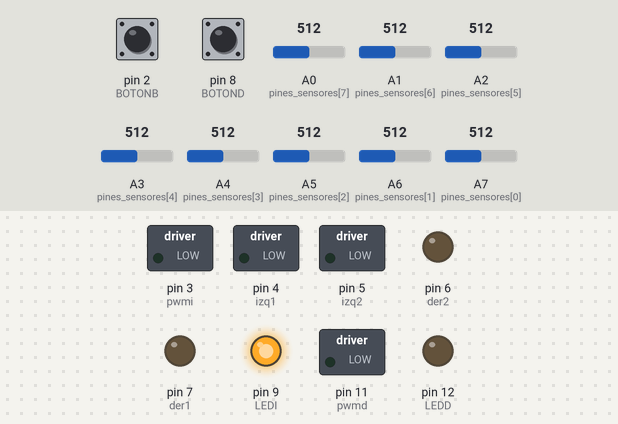
The sketch below on a simulated Arduino Nano, built with avr-gcc and run on an emulated ATmega328P. Parts: switched loads named in the sketch (green lamp = pin HIGH), output pins drawn as LEDs (lit = HIGH). The test bench sets the inputs (shaded band); at power-on: pin 2 (BOTONB) LOW, A0 (pines_sensores[7]) = 512, A3 (pines_sensores[4]) = 512, pin 8 (BOTOND) HIGH, A1 (pines_sensores[6]) = 512, A2 (pines_sensores[5]) = 512, A4 (pines_sensores[3]) = 512, A5 (pines_sensores[2]) = 512, A6 (pines_sensores[1]) = 512, A7 (pines_sensores[0]) = 512.

Above: at 0.8 s.
0.9 s: pin 2 (BOTONB) pulled HIGH for 3.2 s
At 1.6 s:
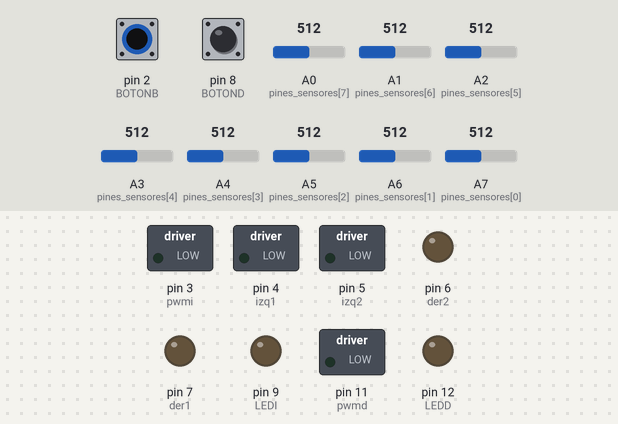
Timing chart, 0 to 6.6 s (numbered marks = the images above; inputs shaded):
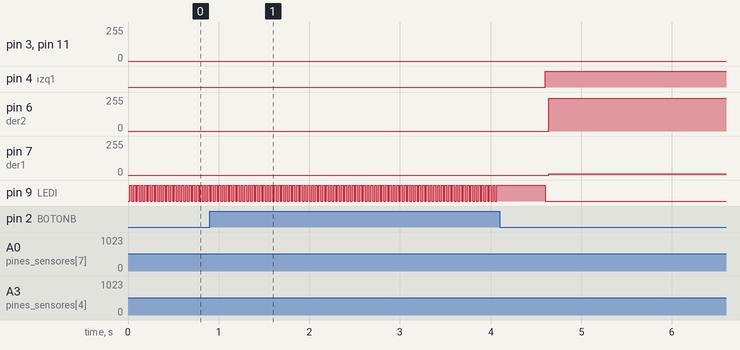

The sketch:

carrito_V1.2.ino
```cpp
/////////////SENSADO DE QTR8A////////////////////////////////////

const int pines_sensores[8] = {A7, A6, A5, A4, A3, A2, A1, A0};
int sensores[8];
int digital[8];
int lectura_fondo[8];
int lectura_linea[8];
int umbral[8];


/////////////////////////BOTONES Y LEDS//////////////////////////////////////

#define BOTOND   8 // Este es tu pin del YK04
#define BOTONB   2
#define LEDI     9
#define LEDD     12
///////////////////////MOTORES///////////////////////////////////////
#define pwmi     3   //PWM LEFT MOTOR
#define izq1     4   //LEFT1 MOTOR
#define izq2     5   //LEFT2 MOTOR

#define pwmd     11  //PWM RIGHT MOTOR
#define der1     7   //RIGHT1 MOTOR
#define der2     6   //RIGHT2 MOTOR
/////////////////////////////////////////////////////////////////
long int sumap, suma, pos, poslast, position;
////////////////////////////////////////////////////////////////////////
////////////////////////////PID/////////////////////////////////////////
////////////////////////////////////////////////////////////////////////
float KP=0.2;//constante proporcional
float KD=6;//constante derivativa
float KI=0.002;//constante integral
int vel=255;
int veladelante=200;//VELOCIDAD DEL FRENO DIRECCIÓN ADELANTE
int velatras=100;//VELOCIDAD DEL FRENO DIRECCIÓN ATRÁS

///datos para la integral///////////
int error1=0;
int error2=0;
int error3=0;
int error4=0;
int error5=0;
int error6=0;
///////////////////////////////////

///////////variable PID///////////////
int proporcional=0;
int integral=0;
int derivativo=0;
int diferencial=0;
int last_prop;
int setpoint=350;
////////////////////////////////////////////////////////////////////////
////////////////////////////////////////////////////////////////////////
void setup() {
  // Serial.begin(115200); // Comentado para ahorrar memoria y tiempo de CPU
  TCCR2B = TCCR2B & B11111000 | B00000011;
  pinMode(izq1,OUTPUT);
  pinMode(izq2,OUTPUT);
  pinMode(der1,OUTPUT);
  pinMode(der2,OUTPUT);
  pinMode(LEDI, OUTPUT);
  pinMode(LEDD, OUTPUT);
  pinMode(BOTOND, INPUT);
  pinMode(BOTONB, INPUT);
  digitalWrite(LEDI, 1);

  /////////////////Calibración de Fondo///////////////////////////////
  // Serial.println("Esperando boton para calibrar FONDO...");
  while(!digitalRead(BOTOND));

  // Serial.println("Calibrando fondo...");
  for(int i = 0; i < 50; i++){
    fondos();
    digitalWrite(LEDI, 0);
    delay(20);
    digitalWrite(LEDI, 1);
    delay(20);
  }

  /////////////////////Calibración de Línea/////////////////////////////////
  // Serial.println("Esperando boton para calibrar LINEA...");
  while(!digitalRead(BOTOND));

  // Serial.println("Calibrando linea...");
  for(int i = 0; i < 50; i++){
    lineas();
    digitalWrite(LEDI, 0);
    delay(20);
    digitalWrite(LEDI, 1);
    delay(20);
  }

  ////////////////////////Cálculo de Promedios/////////////////////////////
  // Serial.println("Calculando promedios (Umbrales)...");
  promedio();

// --- 4. Arranque ---
  // 1. Espera a que PRESIONES el botón del control
  while(!digitalRead(BOTONB));

  // 2. Espera a que SUELTES el botón del control (para evitar el auto-freno)
  while(digitalRead(BOTONB));

  // 3. Un pequeño delay de seguridad de medio segundo para que prepares la vista
  delay(500);

  digitalWrite(LEDI, 0);
}

///////////////////////////////////////////////////////////////////loop///////////////////////////////////////////
void loop() {
  // 1. BUCLE DE CARRERA
  while(true){
    int go = digitalRead(BOTONB);
    frenos();
    lectura();
    PID();

    // control remoto para detenerlo
    if(go == 1){
      motores(-20, -20);
      delay(50);
      break;
    }
  }

  // 2. BUCLE DE PARADA TOTAL
  while(true){
    motores(0, 0);
  }
}
///////////////////////////////////////////////////////////////////////////////////////////////////////////////////
// --------------------------------------------------------
// FUNCIONES DE CALIBRACIÓN
// --------------------------------------------------------

void fondos() {
  for(int i = 0; i < 8; i++){
    lectura_fondo[i] = analogRead(pines_sensores[i]);
    // Serial.print(lectura_fondo[i]);
    // Serial.print("\t");
  }
  // Serial.println(" ");
}

void lineas() {
  for(int i = 0; i < 8; i++){
    lectura_linea[i] = analogRead(pines_sensores[i]);
    // Serial.print(lectura_linea[i]);
    // Serial.print("\t");
  }
  // Serial.println(" ");
}

void promedio() {
  for(int i = 0; i < 8; i++){
    umbral[i] = (lectura_fondo[i] + lectura_linea[i]) / 2;
    // Serial.print(umbral[i]);
    // Serial.print("\t");
  }
  // Serial.println(" ");
}

// --------------------------------------------------------
// LECTURA PRINCIPAL
// --------------------------------------------------------

int lectura(void) {
  suma = 0;

  for(int i = 0; i < 8; i++){
    sensores[i] = analogRead(pines_sensores[i]);

    if(sensores[i] <= umbral[i]) {
      digital[i] = 0;
    } else {
      digital[i] = 1;
    }

    // Serial.print(digital[i]);
    // Serial.print("\t");

    suma += digital[i];
  }


  // Matemática de posición centrada a 8 sensores (Máximo 700)
  sumap = (700L * digital[0] + 600L * digital[1] + 500L * digital[2] + 400L * digital[3] +
           300L * digital[4] + 200L * digital[5] + 100L * digital[6] + 0L * digital[7]);

  if (suma != 0) {
    pos = sumap / suma;
  } else {
    pos = -1;
  }

  // Lógica de inercia (Centro es 350)
  if (poslast <= 350 && pos == -1) {
    pos = 0;
  }
  if (poslast >= 350 && pos == -1) {
    pos = 700;
  }

  if (pos != -1) {
    poslast = pos;
  }

  // Serial.print("-> Pos: ");
  return pos;
}

void PID(){
  proporcional=pos-setpoint;
  derivativo=proporcional-last_prop;
  integral=error1+error2+error3+error4+error5+error6;
  last_prop=proporcional;
  error6=error5;
  error5=error4;
  error4=error3;
  error3=error2;
  error2=error1;
  error1=proporcional;
  int diferencial=(proporcional*KP) + (derivativo*KD) + (integral*KI);
  if(diferencial > vel) diferencial=vel;
  else if(diferencial < -vel) diferencial=-vel;
  (diferencial < 0)?
  motores(vel, vel+diferencial):motores(vel-diferencial, vel);
}

void frenos(){
  if(pos<=100){
    motores(veladelante, -velatras);
  }
  if(pos>=600){
    motores(-velatras, veladelante);
  }
}

// --------------------------------------------------------
// CONTROL DE MOTORES (TB6612FNG)
// --------------------------------------------------------

void motores(int izq, int der){ // 0 hasta 255  |  0 hasta -255
  //////////////// motor LEFT "IZQUIERDO" ////////////////////////
  if(izq >= 0){
    digitalWrite(izq1, HIGH);
    digitalWrite(izq2, LOW);
  }
  else{
    digitalWrite(izq1, LOW);
    digitalWrite(izq2, HIGH);
    izq = izq * (-1);
  }
  analogWrite(pwmi, izq);

  //////////////// motor RIGHT "DERECHO" ////////////////////////
  if(der >= 0){
    digitalWrite(der1, HIGH);
    digitalWrite(der2, LOW);
  }
  else{
    digitalWrite(der1, LOW);
    digitalWrite(der2, HIGH);
    der = der * (-1);
  }
  analogWrite(pwmd, der);
}
```

Measured:
- after the input at 0.9 s, pin 4 (izq1): LOW → HIGH after 3.7 s; pin 6 (der2): 0/255 → 246/255 after 3.7 s; pin 7 (der1): 0/255 → 9/255 after 3.7 s
